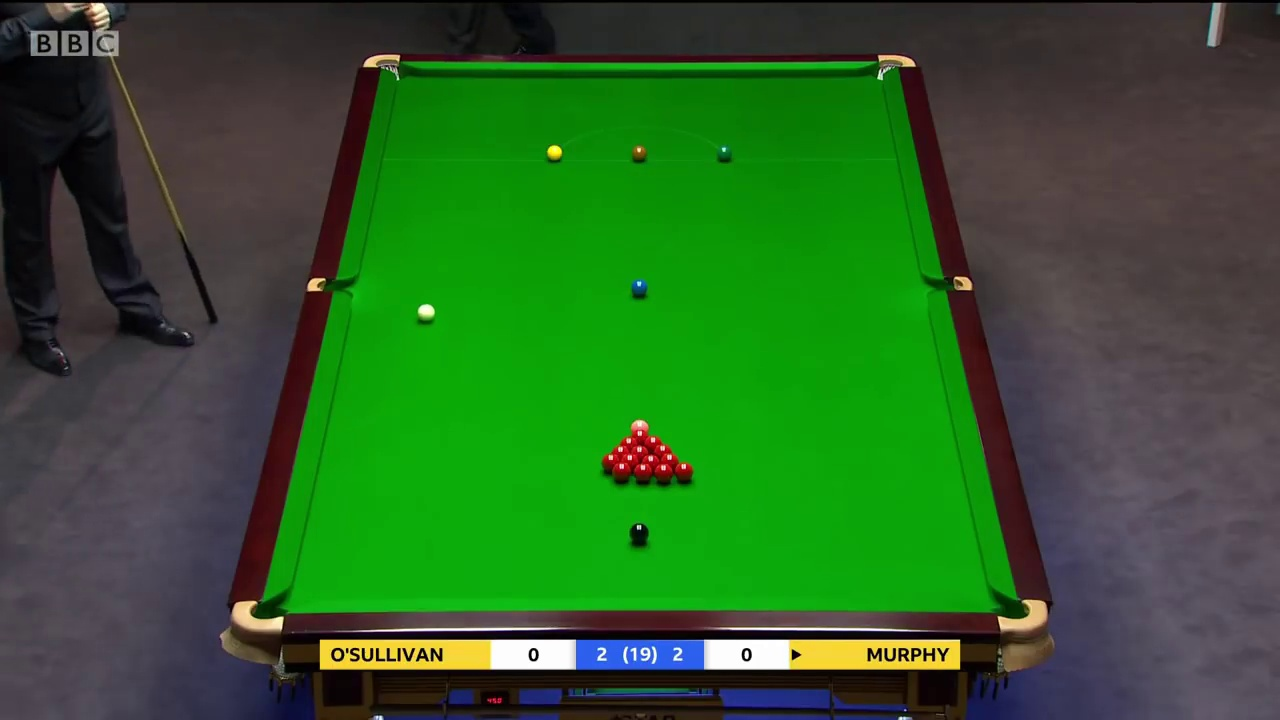
#> input picture data/training_data/Task1/49.jpg, 1280 x 720 px
$ python track.py
#> lines starting #> are read from the running program, lines starting #| are printed output that depends on the picture; after the words box and inside, x2 and y2 are one past the last pixel; in counts of white or black regions, pixels touching at a corner belong together
import numpy as np
import cv2 as cv
import time

def clahe(bgr, gridsize=11):
    lab = cv.cvtColor(bgr, cv.COLOR_BGR2LAB)
    lab_planes = cv.split(lab)
    clahe = cv.createCLAHE(clipLimit=2.0, tileGridSize=(gridsize, gridsize))
    lab_planes[0] = clahe.apply(lab_planes[0])
    lab = cv.merge(lab_planes)
    bgr = cv.cvtColor(lab, cv.COLOR_LAB2BGR)
    return bgr
    return bgr

img = cv.imread('./data/training_data/Task1/49.jpg', cv.IMREAD_COLOR)
#> img is the input picture: shape (720, 1280, 3); mean B, G, R 41, 94.4, 46.6
# img = cv.imread('./table.jpg', cv.IMREAD_COLOR)
# img = cv.medianBlur(img, 5)
# img = clahe(img)
# Convert BGR to HSV
hsv = cv.cvtColor(img, cv.COLOR_BGR2HSV)
#> hsv: shape (720, 1280, 3); mean H, S, V 77.7, 134.8, 104
# 'LOWER': np.array([0, 136, 150]),
# 'UPPER': np.array([10, 225, 255])
lh = 0
ls = 0
lv = 240
uh = 255
us = 137
uv = 255
lower_hsv = np.array([lh, ls, lv])
upper_hsv = np.array([uh, us, uv])
mask = cv.inRange(hsv, lower_hsv, upper_hsv)
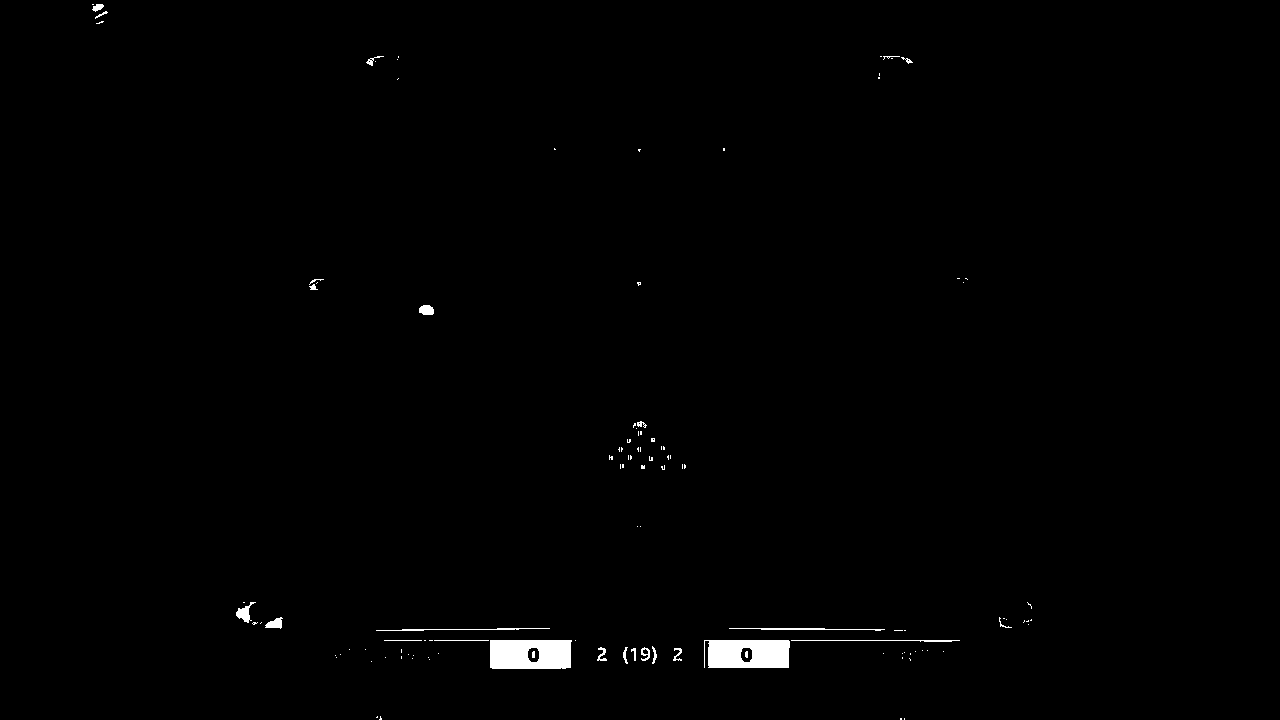
#> mask: shape (720, 1280); 0.71% white; 115 white regions (89 under 20 px), largest, box (x1, y1, x2, y2) and area: (490, 640, 572, 669) 2209, (704, 640, 790, 668) 2166, (729, 628, 885, 631) 226
window_name = "HSV Calibrator"
cv.namedWindow(window_name)

def nothing(x):
    print("Trackbar value: " + str(x))
    pass

# create trackbars for Upper HSV
cv.createTrackbar('UpperH',window_name,0,255,nothing)
cv.setTrackbarPos('UpperH',window_name, uh)

cv.createTrackbar('UpperS',window_name,0,255,nothing)
cv.setTrackbarPos('UpperS',window_name, us)

cv.createTrackbar('UpperV',window_name,0,255,nothing)
cv.setTrackbarPos('UpperV',window_name, uv)

# create trackbars for Lower HSV
cv.createTrackbar('LowerH',window_name,0,255,nothing)
cv.setTrackbarPos('LowerH',window_name, lh)

cv.createTrackbar('LowerS',window_name,0,255,nothing)
cv.setTrackbarPos('LowerS',window_name, ls)

cv.createTrackbar('LowerV',window_name,0,255,nothing)
cv.setTrackbarPos('LowerV',window_name, lv)

font = cv.FONT_HERSHEY_SIMPLEX


while(1):

    # Threshold the HSV image to get only blue colors
    mask = cv.inRange(hsv, lower_hsv, upper_hsv)
    # cv.putText(mask,'Lower HSV: [' + str(lh) +',' + str(ls) + ',' + str(lv) + ']', (10,30), font, 0.5, (200,255,155), 1, cv.LINE_AA)
    # cv.putText(mask,'Upper HSV: [' + str(uh) +',' + str(us) + ',' + str(uv) + ']', (10,60), font, 0.5, (200,255,155), 1, cv.LINE_AA)

    im = cv.bitwise_and(img, img, mask=mask)
    # im = hsv[mask]
    cv.putText(mask, 'Lower HSV: [' + str(lh) + ',' + str(ls) + ',' + str(lv) + ']', (10, 30), font, 0.5,
               (200, 255, 155), 1, cv.LINE_AA)
    cv.putText(mask, 'Upper HSV: [' + str(uh) + ',' + str(us) + ',' + str(uv) + ']', (10, 60), font, 0.5,
               (200, 255, 155), 1, cv.LINE_AA)
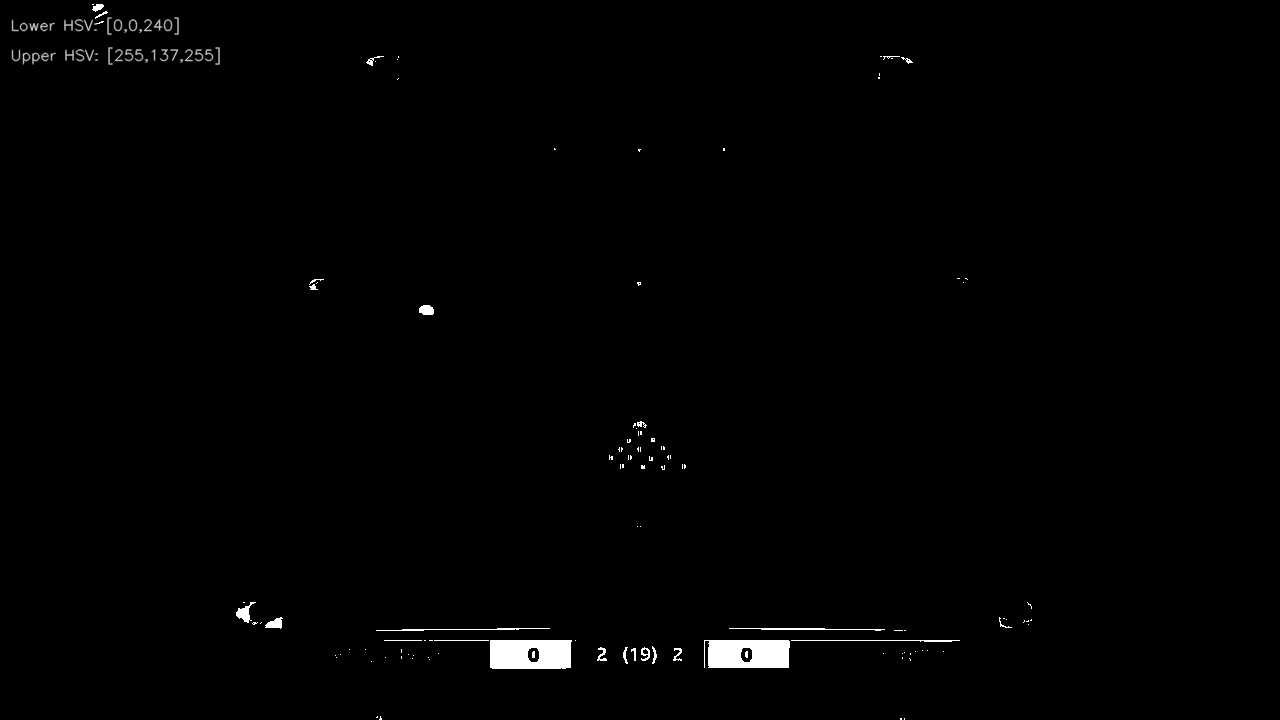
#> mask: shape (720, 1280); min 0, max 255, mean 2.1

    cv.imshow(window_name,im)
    # cv.imshow(window_name,mask)

    k = cv.waitKey(1) & 0xFF
#> (key Esc is pressed here)
    if k == 27:
        break
    # get current positions of Upper HSV trackbars
    uh = cv.getTrackbarPos('UpperH',window_name)
    us = cv.getTrackbarPos('UpperS',window_name)
    uv = cv.getTrackbarPos('UpperV',window_name)
    upper_blue = np.array([uh,us,uv])
    # get current positions of Lower HSCV trackbars
    lh = cv.getTrackbarPos('LowerH',window_name)
    ls = cv.getTrackbarPos('LowerS',window_name)
    lv = cv.getTrackbarPos('LowerV',window_name)
    upper_hsv = np.array([uh,us,uv])
    lower_hsv = np.array([lh,ls,lv])

    time.sleep(.1)

cv.destroyAllWindows()

$ run again, with data/training_data/Task1/1.jpg copied over data/training_data/Task1/49.jpg
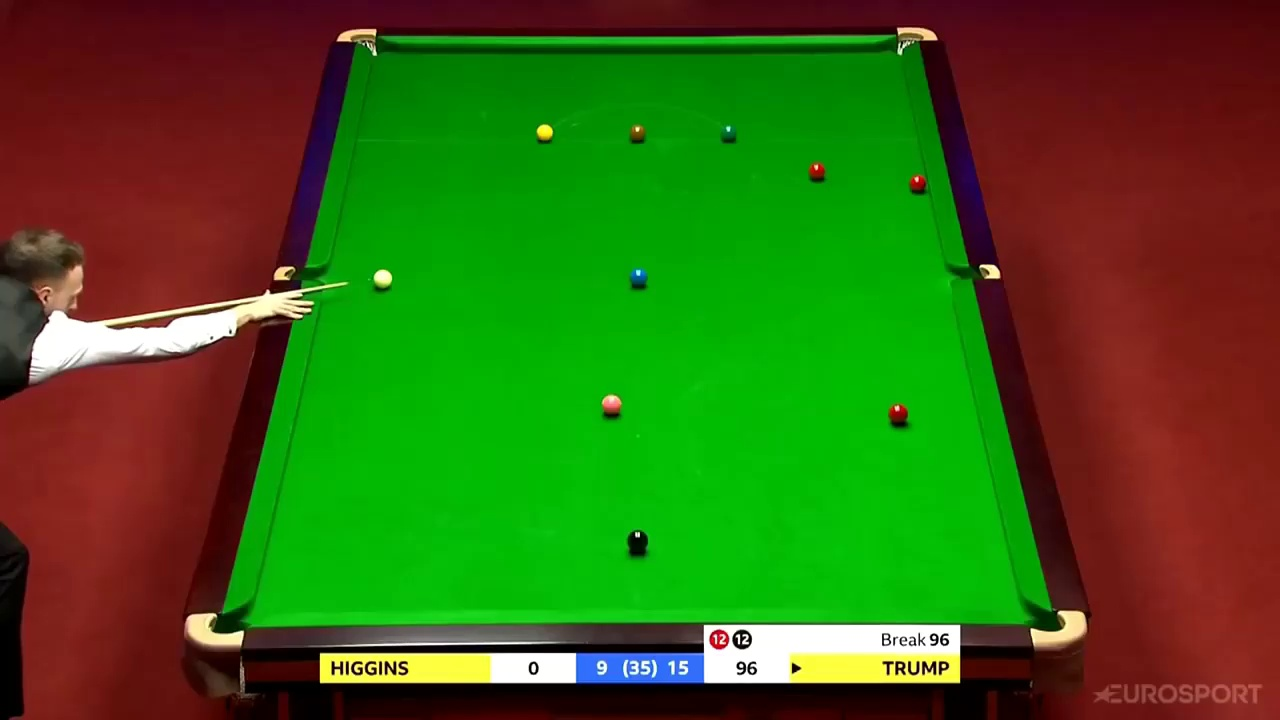
#> input picture data/training_data/Task1/1.jpg, 1280 x 720 px
#> img is the input picture: shape (720, 1280, 3); mean B, G, R 20.5, 96, 60.5
#> hsv: shape (720, 1280, 3); mean H, S, V 50, 221.9, 134.6
#> `mask = cv.inRange(hsv, lower_hsv, upper_hsv)`:
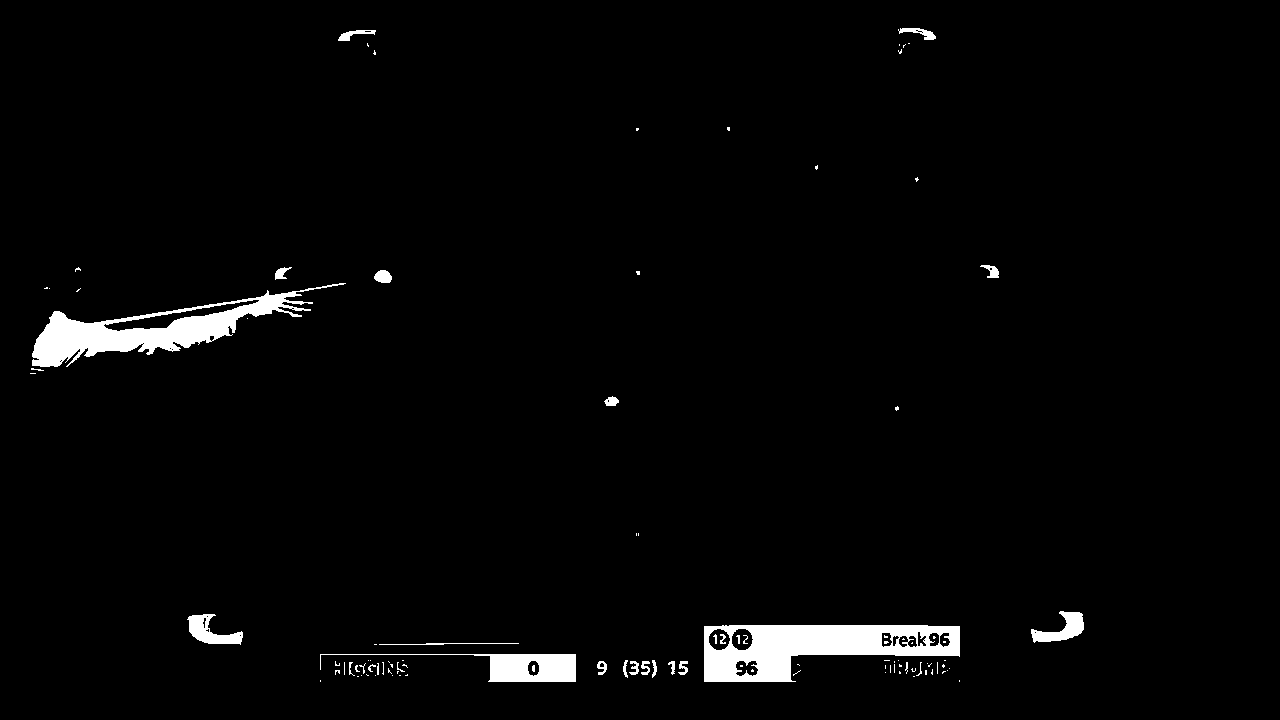
#> mask: shape (720, 1280); 2.4% white; 106 white regions (76 under 20 px), largest, box (x1, y1, x2, y2) and area: (704, 625, 960, 682) 8583, (32, 283, 346, 367) 7439, (320, 654, 576, 682) 2480
#> `cv.putText(mask, 'Upper HSV: [' + str(uh) + ',' + str(us) + ',' + str(..`:
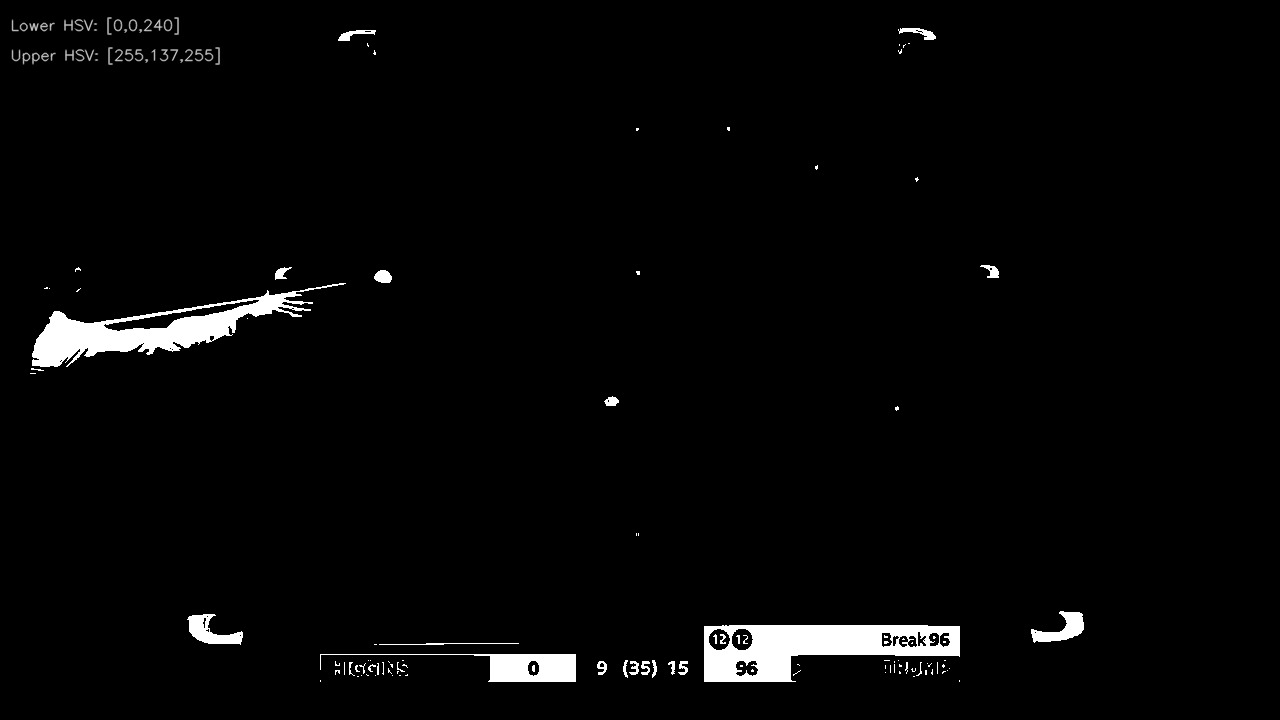
#> mask: shape (720, 1280); min 0, max 255, mean 6.4

$ run again, with data/training_data/Task1/10.jpg copied over data/training_data/Task1/49.jpg
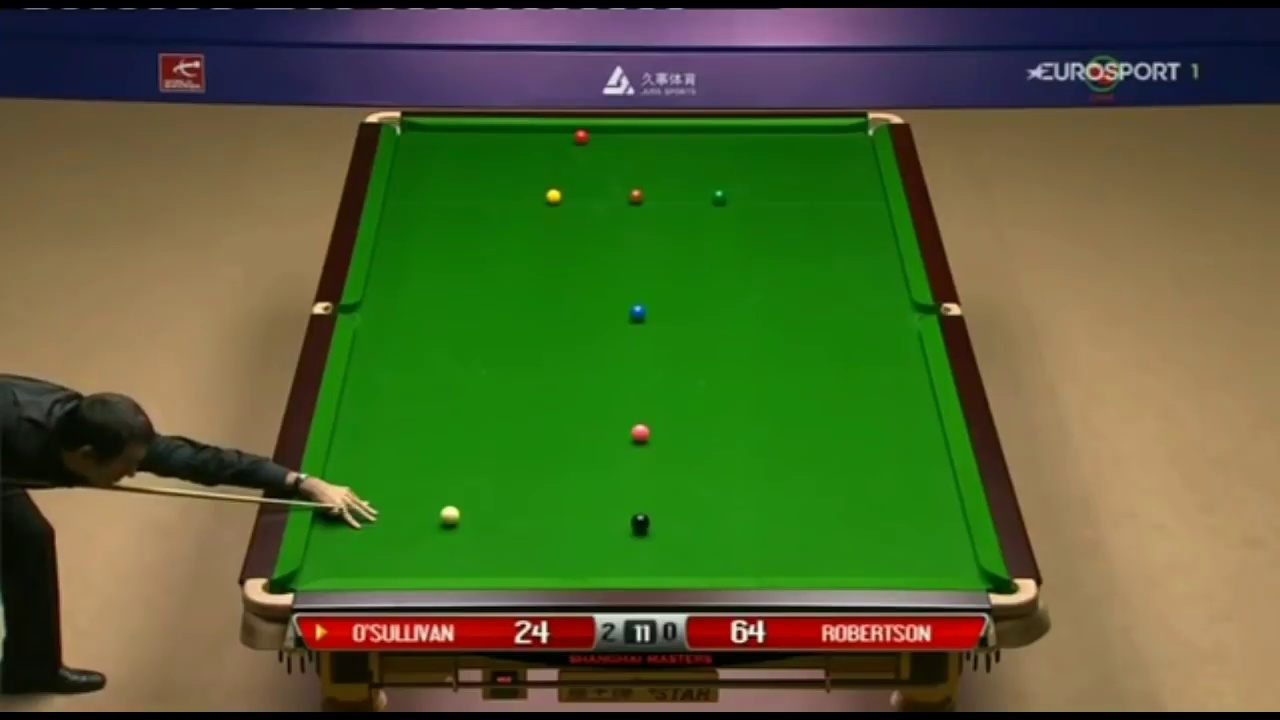
#> input picture data/training_data/Task1/10.jpg, 1280 x 720 px
#> img is the input picture: shape (720, 1280, 3); mean B, G, R 50.8, 98.7, 83
#> hsv: shape (720, 1280, 3); mean H, S, V 46.1, 162, 117.7
#> `mask = cv.inRange(hsv, lower_hsv, upper_hsv)`:
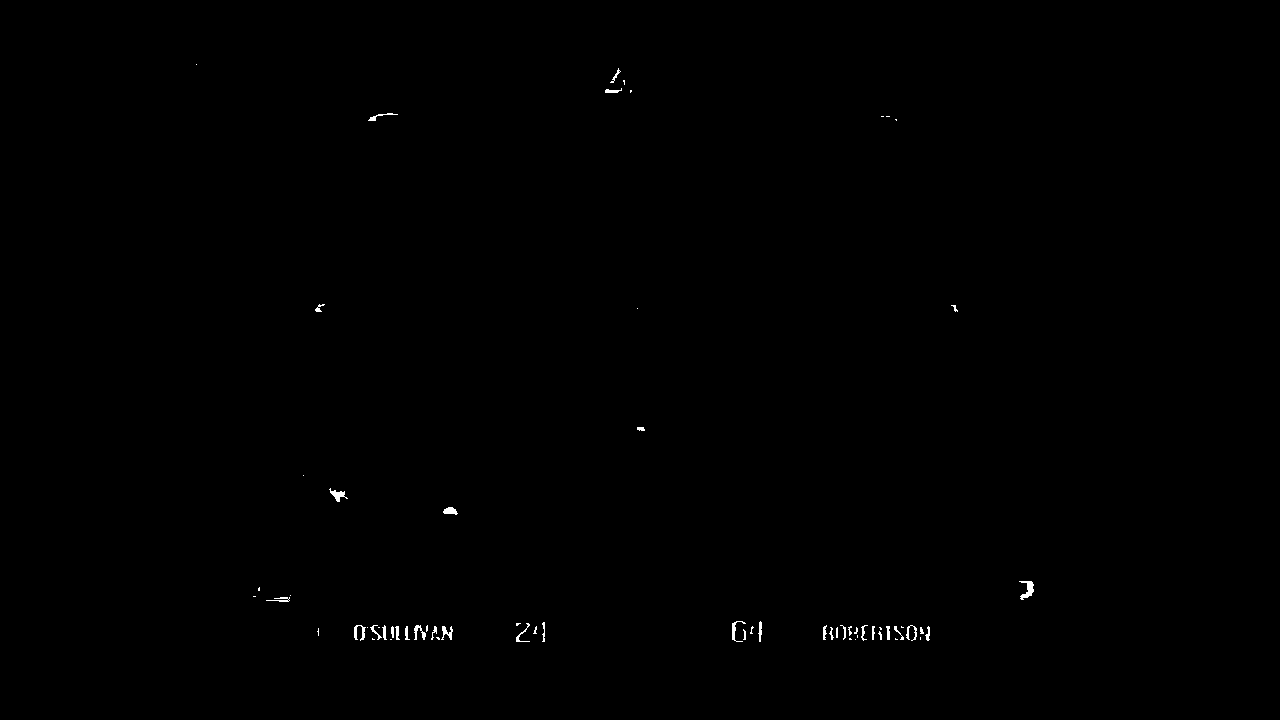
#> mask: shape (720, 1280); 0.21% white in thin lines or dots, all inside (x1, y1, x2, y2) = (196, 64, 1034, 642)
#> `cv.putText(mask, 'Upper HSV: [' + str(uh) + ',' + str(us) + ',' + str(..`:
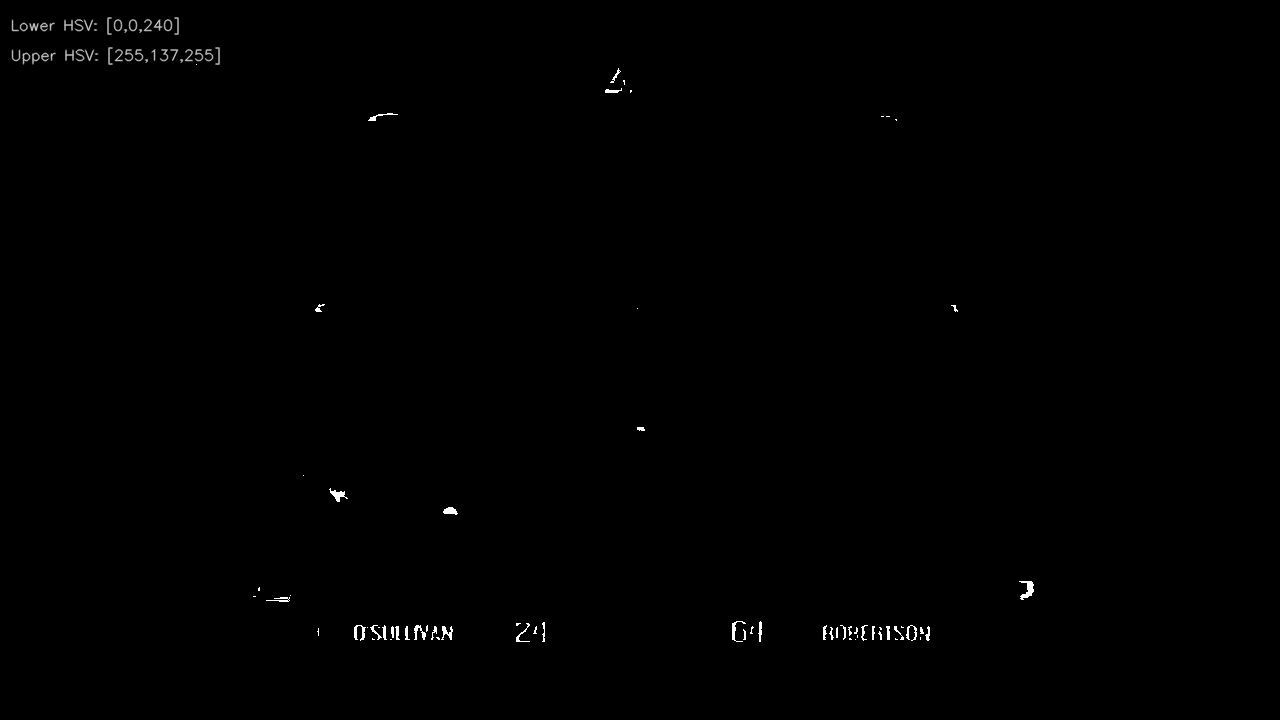
#> mask: shape (720, 1280); min 0, max 255, mean 0.8
